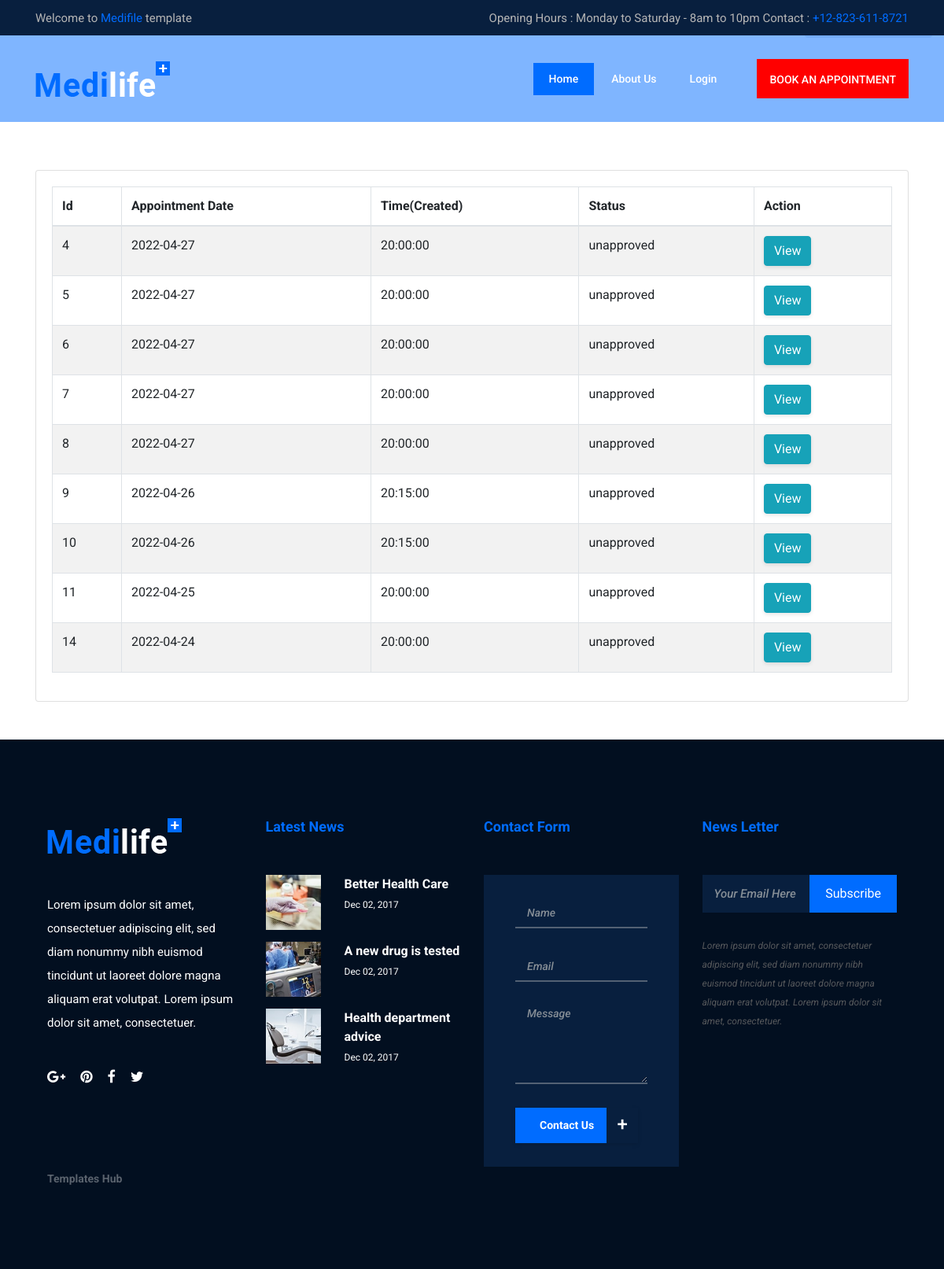
Page /appointment-all.php on the earlier database version.
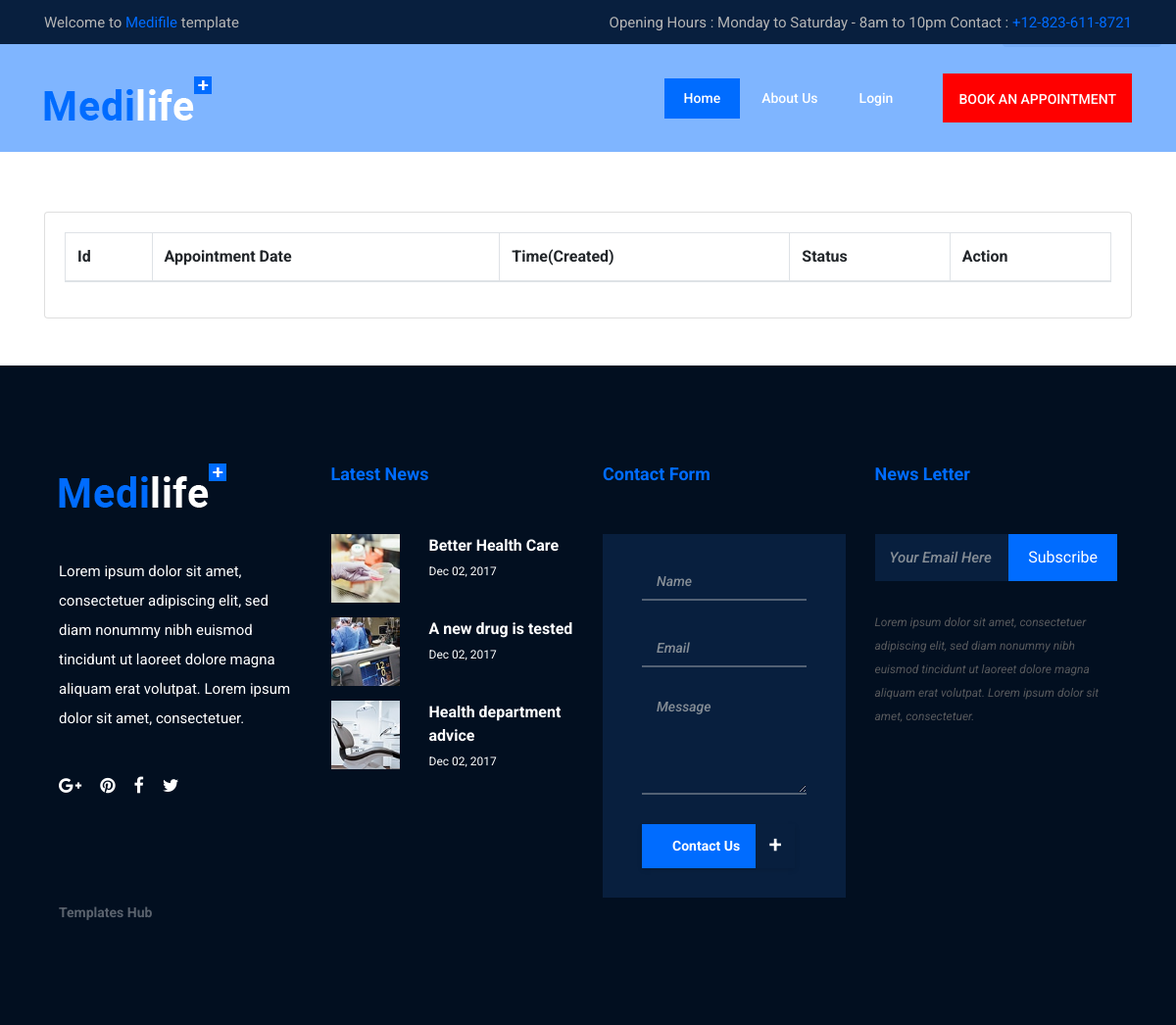
Same page on the later database version.
### tables this page shows
CREATE TABLE `appointment` (
  `id` int(11) NOT NULL,
  `user_id` int(11) NOT NULL,
  `doctor_id` int(11) NOT NULL,
  `ap_date` varchar(255) NOT NULL,
  `ap_time` varchar(255) NOT NULL,
  `created_at` timestamp NOT NULL DEFAULT current_timestamp(),
  `status` tinyint(1) NOT NULL DEFAULT 0
);

### appointment-all.php (the view, shortened to what this page needs)
<?php include "frontend/head.php"; ?>
<?php
include 'config.php';
$user_id=0;
$sql = "SELECT id, user_id, doctor_id, ap_date, status, ap_time
 FROM appointment where user_id = '$user_id' ORDER BY  ap_date DESC " ;
$result  = mysqli_query($conn, $sql);
$doc = mysqli_fetch_all($result, MYSQLI_ASSOC);
?>
<?php include "frontend/navigation.php"; ?>
<div class="content-wrapper">
    <section class="content-header">
        <div class="container-fluid">
            <div class="row mb-2">
                <div class="col-sm-6">
                    <h1>Profile Details</h1>
                </div>
                <div class="col-sm-6">
                    <ol class="breadcrumb float-sm-right">
                        <li class="breadcrumb-item"><a href="index.php">Home</a></li>
                        <li class="breadcrumb-item active">My profile</li>
                    </ol>
                </div>
            </div>
        </div>
    </section>
    <section class="content pt-5">
        <div class="container py-5 mt-5">
            <div class="row">
                <div class="col-12">
                    <div class="card">
                        <div class="card-body">
                            <table id="example1" class="table table-hover table-bordered table-striped">
                                <thead>
                                <tr>
                                    <th>Id</th>
                                    <th>Appointment Date</th>
                                    <th>Time(Created)</th>
                                    <th>Status</th>
                                    <th>Action</th>
                                </tr>
                                </thead>
                                <tbody>
                                <?php
                                foreach ($doc as $item){
                                    ?>
                                    <tr>
                                        <td><?php echo $item['id'];?></td>
                                        <td><?php echo $item['ap_date'];?></td>
                                        <td><?php echo $item['ap_time'];?></td>
                                        <td >
                                            <?php
                                                if($item['status'] == 1){
                                                    echo "approved";
                                                }else {
                                                    echo "unapproved";
                                                }
                                            ?>
                                        </td>
                                        <td>
                                            <a href="appointment-view.php?id=<?php echo $item['id'];?>" class="btn btn-info">View</a>
                                        </td>
                                    </tr>
                                <?php }?>
                                </tbody>
                            </table>
                        </div>
                    </div>
                </div>
            </div>
        </div>
    </section>
</div>
<?php include "frontend/foot.php"; ?>

Differences in the rows shown:
no longer on this page (row edited): appointment: id "4", ap_date "2022-04-27", ap_time "20:00:00", status "unapproved"
no longer on this page (row edited): appointment: id "5", ap_date "2022-04-27", ap_time "20:00:00", status "unapproved"
no longer on this page (row edited): appointment: id "6", ap_date "2022-04-27", ap_time "20:00:00", status "unapproved"
no longer on this page (row edited): appointment: id "7", ap_date "2022-04-27", ap_time "20:00:00", status "unapproved"
removed appointment: id "8", ap_date "2022-04-27", ap_time "20:00:00", status "unapproved"
no longer on this page (row edited): appointment: id "9", ap_date "2022-04-26", ap_time "20:15:00", status "unapproved"
removed appointment: id "10", ap_date "2022-04-26", ap_time "20:15:00", status "unapproved"
no longer on this page (row edited): appointment: id "11", ap_date "2022-04-25", ap_time "20:00:00", status "unapproved"
removed appointment: id "14", ap_date "2022-04-24", ap_time "20:00:00", status "unapproved"
